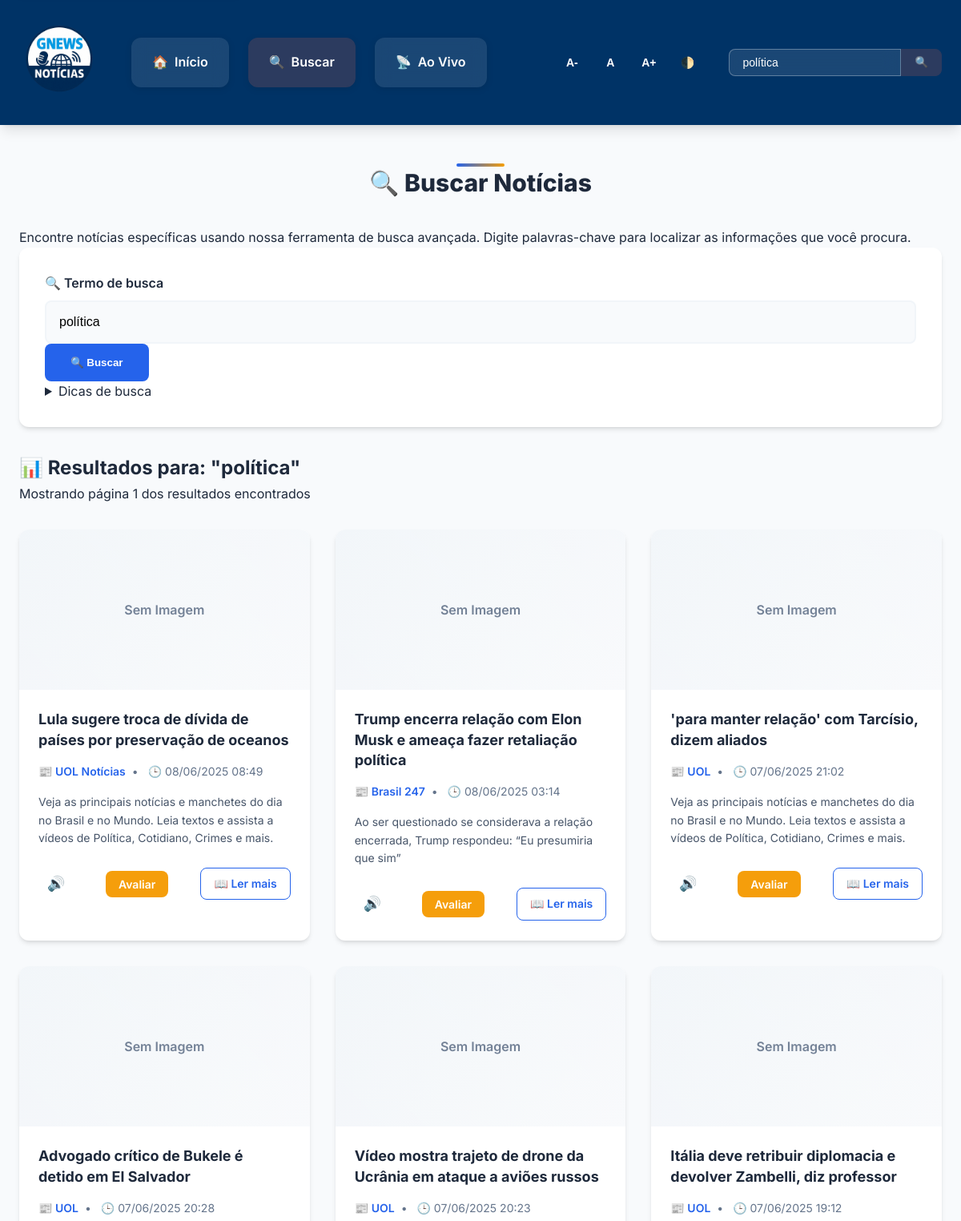
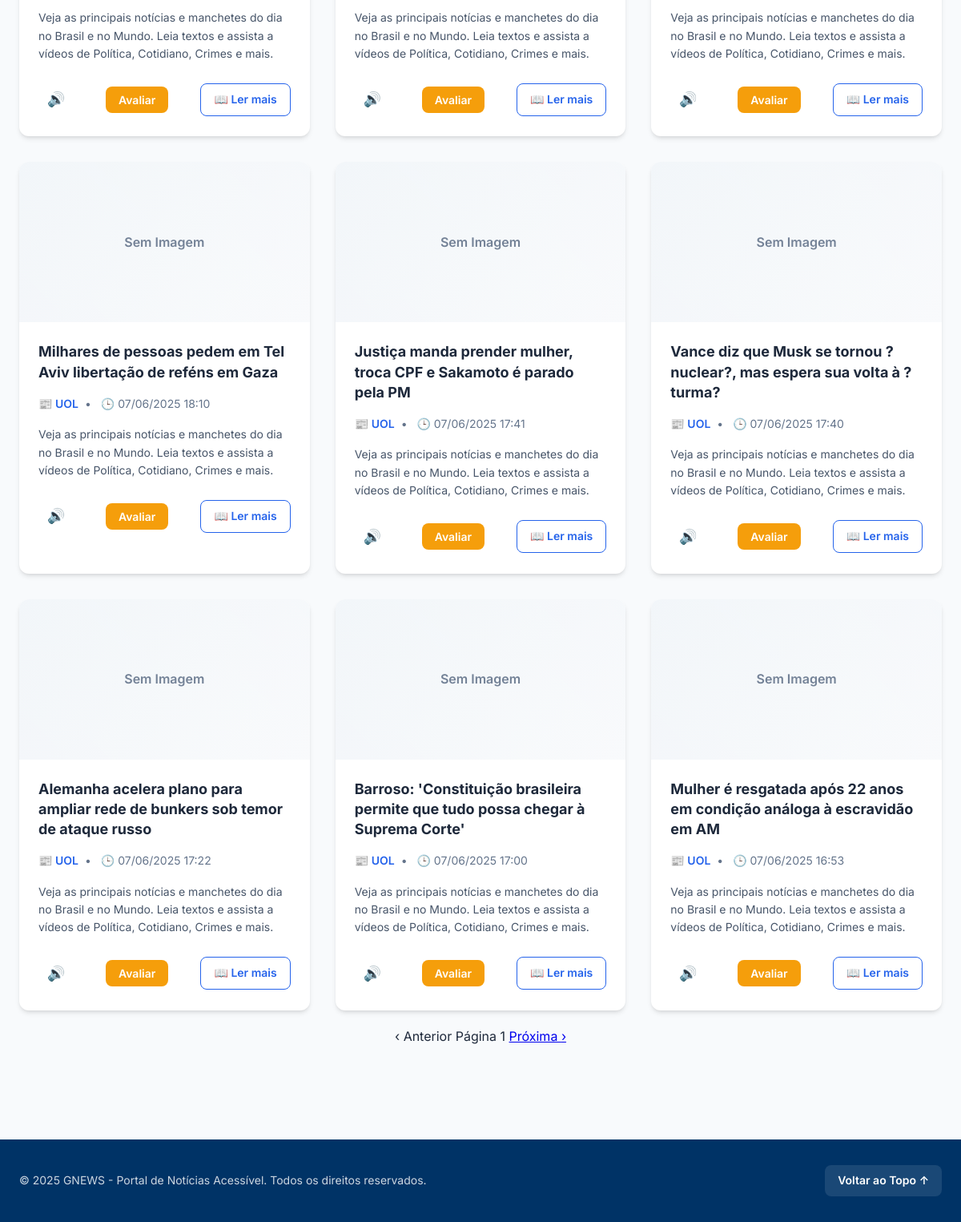
The app's page /search.php?q=política with its own data (2 pictures, top to bottom).
### tables this page shows
CREATE TABLE `noticias` (
  `id` int(11) NOT NULL,
  `title` varchar(255) NOT NULL,
  `description` text DEFAULT NULL,
  `content` text DEFAULT NULL,
  `url` varchar(255) DEFAULT NULL,
  `image_url` varchar(255) DEFAULT NULL,
  `published_at` datetime DEFAULT NULL,
  `source_name` varchar(100) DEFAULT NULL,
  `source_url` varchar(255) DEFAULT NULL,
  `fetched_at` timestamp NOT NULL DEFAULT current_timestamp(),
  `lang` varchar(10) DEFAULT 'pt',
  `MEDIA_NOTICIA` decimal(3,1) DEFAULT 0.0
);

### includes/functions.php (called while the page is built, shortened)
<?php
function getNewsFromDB(mysqli $conn, int $limit = 10, int $offset = 0, string $searchTerm = null, string $lang = 'pt') {
    $noticias = [];
    $actual_params = [];
    $types_string = "";
    $sql = "SELECT id, title, description, url, image_url, published_at, source_name FROM noticias WHERE lang = ?";
    $types_string .= "s";
    $actual_params[] = $lang;
    if ($searchTerm !== null && trim($searchTerm) !== '') {
        $searchTermLike = "%" . trim($searchTerm) . "%";
        $sql .= " AND (title LIKE ? OR description LIKE ?)";
        $types_string .= "ss";
        $actual_params[] = $searchTermLike;
        $actual_params[] = $searchTermLike;
    }
    $sql .= " ORDER BY published_at DESC LIMIT ? OFFSET ?";
    $types_string .= "ii";
    $actual_params[] = $limit;
    $actual_params[] = $offset;
    $stmt = $conn->prepare($sql);
    if (!empty($types_string) && count($actual_params) > 0) {
        $stmt->bind_param($types_string, ...$actual_params);
    }
    if(!$stmt->execute()){
        error_log("Erro ao executar select de notícias: " . $stmt->error);
        $stmt->close();
        return $noticias;
    }
    $result = $stmt->get_result();
    if ($result) {
        while ($row = $result->fetch_assoc()) {
            $noticias[] = $row;
        }
    } else {
        error_log("Erro ao obter resultado do select de notícias: " . $stmt->error);
    }
    return $noticias;
}
function formatDate(string $dateString): string {
    try {
        $date = new DateTime($dateString, new DateTimeZone('UTC'));
        $date->setTimezone(new DateTimeZone('America/Sao_Paulo'));
        return $date->format('d/m/Y H:i');
    } catch (Exception $e) {
        error_log("Erro ao formatar data: " . $e->getMessage() . " - Data original: " . $dateString);
        return $dateString;
    }
}

### search.php (the view, shortened to what this page needs)
<?php
require_once __DIR__ . '/includes/header.php';
?>
<div class="container">
    <section class="page-header" aria-labelledby="page-heading">
        <h1 id="page-heading" class="page-title">
            <span class="page-icon" aria-hidden="true">🔍</span>
            Buscar Notícias
        </h1>
        <p class="page-description">
            Encontre notícias específicas usando nossa ferramenta de busca avançada. Digite palavras-chave para localizar as informações que você procura.
        </p>
    </section>
    <section class="search-section" aria-labelledby="search-heading">
        <form action="search.php" method="get" class="search-form" role="search">
            <div class="search-form-container">
                <div class="search-input-group">
                    <label for="search-input" class="search-label">
                        <span class="search-icon" aria-hidden="true">🔍</span>
                        Termo de busca
                    </label>
                    <input
                        type="search"
                        id="search-input"
                        name="q"
                        value="<?php echo isset($_GET['q']) ? htmlspecialchars($_GET['q'], ENT_QUOTES, 'UTF-8') : ''; ?>"
                        placeholder="Ex: tecnologia, saúde, política..."
                        aria-label="Digite o termo para buscar notícias"
                        autocomplete="off"
                        spellcheck="false"
                        maxlength="100"
                        required
                    >
                    <button type="submit" class="search-button" aria-label="Executar busca">
                        <span aria-hidden="true">🔍</span>
                        Buscar
                    </button>
                </div>
                <div class="search-tips">
                    <details class="search-help">
                        <summary>Dicas de busca</summary>
                    </details>
                </div>
            </div>
        </form>
    </section>
    <?php
    $term = isset($_GET['q']) ? trim($_GET['q']) : '';
    $page = isset($_GET['page']) ? max(1, (int)$_GET['page']) : 1;
    $limit = 12;
    $offset = ($page - 1) * $limit;
    if ($term !== ''):
    ?>
        <section class="results-section" aria-labelledby="results-heading">
            <h2 id="results-heading" class="results-title">
                <span class="results-icon" aria-hidden="true">📊</span>
                Resultados para: "<span class="search-term"><?= htmlspecialchars($term, ENT_QUOTES, 'UTF-8') ?></span>"
            </h2>
            <?php
            $results = getNewsFromDB($conn, $limit, $offset, $term, 'pt', 2);
            if (!empty($results)):
            ?>
                <div class="results-meta">
                    <p class="results-count">
                        Mostrando página <?= $page ?> dos resultados encontrados
                    </p>
                </div>
                <div class="news-grid">
                    <?php foreach ($results as $index => $news):
                        $id = $news['id'];
                        $title = htmlspecialchars($news['title'], ENT_QUOTES, 'UTF-8');
                        $url = htmlspecialchars($news['url'], ENT_QUOTES, 'UTF-8');
                        $img = htmlspecialchars($news['image_url'] ?? '', ENT_QUOTES, 'UTF-8');
                        $source = htmlspecialchars($news['source_name'] ?? 'Fonte desconhecida', ENT_QUOTES, 'UTF-8');
                        $pubIso = $news['published_at'];
                        $pub = $pubIso ? formatDate($pubIso) : 'Data indisponível';
                        $desc = htmlspecialchars(strip_tags($news['description']), ENT_QUOTES, 'UTF-8');
                        $readText = addslashes(strip_tags($news['title'] . ' — ' . $news['description']));
                    ?>
                    <article class="news-item" aria-labelledby="search-title-<?= $id ?>" style="animation-delay: <?= $index * 0.1 ?>s;">
                        <div class="news-item-inner">
                            <?php if ($img): ?>
                                <div class="news-image-container">
                                </div>
                            <?php else: ?>
                                <div class="placeholder-image" role="img" aria-label="Imagem não disponível">
                                    <span>Sem Imagem</span>
                                </div>
                            <?php endif; ?>
                            <div class="news-content">
                                <h3 id="search-title-<?= $id ?>" class="news-title">
                                    <a href="<?= $url ?>" target="_blank" rel="noopener noreferrer">
                                        <?= $title ?>
                                    </a>
                                </h3>
                                <div class="news-meta">
                                    <span class="source">
                                        <span class="source-icon" aria-hidden="true">📰</span>
                                        <?= $source ?>
                                    </span>
                                    <time datetime="<?= htmlspecialchars($pubIso, ENT_QUOTES) ?>" class="publish-time">
                                        <span class="time-icon" aria-hidden="true">🕒</span>
                                        <?= $pub ?>
                                    </time>
                                </div>
                                <p class="news-description"><?= $desc ?></p>
                                <div class="card-actions">
                                    <button
                                        class="btn-read"
                                        type="button"
                                        data-text="<?= $readText ?>"
                                        aria-label="Ouvir notícia"
                                        title="Ouvir esta notícia"
                                    >
                                        <span aria-hidden="true">🔊</span>
                                    </button>
                                    <form action="feedback.php" method="post">
                                        <input type="submit" value="Avaliar">
                                    </form>
                                    <a
                                        href="<?= $url ?>"
                                        target="_blank"
                                        rel="noopener noreferrer"
                                        class="btn-link"
                                        aria-label="Ler notícia completa em nova aba"
                                    >
                                        <span aria-hidden="true">📖</span>
                                        Ler mais
                                    </a>
                                </div>
                            </div>
                        </div>
                    </article>
                    <?php endforeach; ?>
                </div>
                <nav class="pagination" aria-label="Navegação de páginas dos resultados" style="margin: 20px; text-align: center;">
                    <?php
                    $prev = $page > 1 ? $page - 1 : null;
                    $next = count($results) === $limit ? $page + 1 : null;
                    ?>
                    <?php if ($prev): ?>
                        <a href="search.php?q=<?= urlencode($term) ?>&page=<?= $prev ?>"
                           class="pagination-btn pagination-prev"
                           aria-label="Ir para a página anterior">
                            <span aria-hidden="true">‹</span>
                            Anterior
                        </a>
                    <?php else: ?>
                        <span class="pagination-btn pagination-prev disabled" aria-disabled="true">
                            <span aria-hidden="true">‹</span>
                            Anterior
                        </span>
                    <?php endif; ?>
                    <span class="pagination-current" aria-current="page">
                        Página <?= $page ?>
                    </span>
                    <?php if ($next): ?>
                        <a href="search.php?q=<?= urlencode($term) ?>&page=<?= $next ?>"
                           class="pagination-btn pagination-next"
                           aria-label="Ir para a próxima página">
                            Próxima
                            <span aria-hidden="true">›</span>
                        </a>
                    <?php endif; ?>
                </nav>
            <?php endif; ?>
        </section>
    <?php endif; ?>
</div>
<?php require_once __DIR__ . '/includes/footer.php'; ?>

### includes/header.php (shortened to what this page needs)
<?php
require_once 'db_config.php';
require_once 'includes/functions.php';
?>
<!DOCTYPE html>
<html lang="pt-BR">
<head>
    <link rel="stylesheet" href="style.css">
</head>
<body class="keyboard-navigation">
    <header class="site-header" role="banner">
        <div class="container">
            <div class="logo">
                <a href="index.php" aria-label="Ir para a página inicial do GNEWS">
                    <img src="assets/images/logo.png" alt="Logo GNEWS" class="site-logo">
                </a>
            </div>
            <nav id="main-navigation" class="main-navigation" role="navigation" aria-label="Navegação principal">
                <ul>
                    <li>
                        <a href="index.php"
                           <?php echo (basename($_SERVER['PHP_SELF']) == 'index.php') ? 'aria-current="page"' : ''; ?>>
                            <span aria-hidden="true">🏠</span>
                            Início
                        </a>
                    </li>
                    <li>
                        <a href="search.php"
                           <?php echo (basename($_SERVER['PHP_SELF']) == 'search.php') ? 'aria-current="page"' : ''; ?>>
                            <span aria-hidden="true">🔍</span>
                            Buscar
                        </a>
                    </li>
                    <li>
                        <a href="noticias_ao_vivo.php"
                           <?php echo (basename($_SERVER['PHP_SELF']) == 'noticias_ao_vivo.php') ? 'aria-current="page"' : ''; ?>>
                            <span aria-hidden="true">📡</span>
                            Ao Vivo
                        </a>
                    </li>
                </ul>
            </nav>
            <div class="accessibility-controls" role="group" aria-label="Controles de acessibilidade">
                <button
                    id="decrease-font"
                    type="button"
                    aria-label="Diminuir tamanho da fonte"
                    title="Diminuir tamanho da fonte"
                    class="accessibility-btn"
                >
                    A-
                </button>
                <button
                    id="reset-font"
                    type="button"
                    aria-label="Restaurar tamanho padrão da fonte"
                    title="Restaurar tamanho padrão da fonte"
                    class="accessibility-btn"
                >
                    A
                </button>
                <button
                    id="increase-font"
                    type="button"
                    aria-label="Aumentar tamanho da fonte"
                    title="Aumentar tamanho da fonte"
                    class="accessibility-btn"
                >
                    A+
                </button>
                <button
                    id="toggle-contrast"
                    type="button"
                    aria-label="Alternar modo de alto contraste"
                    title="Alternar modo de alto contraste"
                    aria-pressed="false"
                    class="accessibility-btn"
                >
                    <span aria-hidden="true">🌓</span>
                </button>
            </div>
            <div class="search-container-header">
                <form id="search-form" action="search.php" method="get" role="search" aria-label="Busca de notícias">
                    <input
                        type="search"
                        id="search-input-header"
                        name="q"
                        placeholder="Buscar notícias..."
                        value="<?php echo isset($_GET['q']) ? htmlspecialchars($_GET['q'], ENT_QUOTES, 'UTF-8') : ''; ?>"
                        aria-label="Campo de busca de notícias"
                        autocomplete="off"
                        spellcheck="false"
                        maxlength="100"
                    >
                    <button
                        type="submit"
                        aria-label="Executar busca"
                        title="Executar busca"
                    >
                        <span aria-hidden="true">🔍</span>
                    </button>
                </form>
            </div>
        </div>
    </header>
    <main id="main-content" role="main" tabindex="-1">

### includes/footer.php (shortened to what this page needs)
    </main>
    <footer class="site-footer" role="contentinfo">
        <div class="container">
            <div class="footer-bottom">
                <p>&copy; <?php echo date("Y"); ?> GNEWS - Portal de Notícias Acessível. Todos os direitos reservados.</p>
                <a href="#top" class="back-to-top" aria-label="Voltar ao topo da página">Voltar ao Topo &uarr;</a>
            </div>
        </div>
    </footer>
</body>
</html>

### records on screen
noticias: title "Lula sugere troca de dívida de países por preservação de oceanos", source_name "UOL Notícias", published_at "08/06/2025 08:49", description "Veja as principais notícias e manchetes do dia no Brasil e no Mundo. Leia textos e assista a vídeos de Política, Cotidiano, Crimes e mais."
noticias: title "Trump encerra relação com Elon Musk e ameaça fazer retaliação política", source_name "Brasil 247", published_at "08/06/2025 03:14", description "Ao ser questionado se considerava a relação encerrada, Trump respondeu: “Eu presumiria que sim”"
noticias: title "'para manter relação' com Tarcísio, dizem aliados", source_name "UOL", published_at "07/06/2025 21:02", description "Veja as principais notícias e manchetes do dia no Brasil e no Mundo. Leia textos e assista a vídeos de Política, Cotidiano, Crimes e mais."
noticias: title "Advogado crítico de Bukele é detido em El Salvador", source_name "UOL", published_at "07/06/2025 20:28", description "Veja as principais notícias e manchetes do dia no Brasil e no Mundo. Leia textos e assista a vídeos de Política, Cotidiano, Crimes e mais."
noticias: title "Vídeo mostra trajeto de drone da Ucrânia em ataque a aviões russos", source_name "UOL", published_at "07/06/2025 20:23", description "Veja as principais notícias e manchetes do dia no Brasil e no Mundo. Leia textos e assista a vídeos de Política, Cotidiano, Crimes e mais."
noticias: title "Itália deve retribuir diplomacia e devolver Zambelli, diz professor", source_name "UOL", published_at "07/06/2025 19:12", description "Veja as principais notícias e manchetes do dia no Brasil e no Mundo. Leia textos e assista a vídeos de Política, Cotidiano, Crimes e mais."
noticias: title "Milhares de pessoas pedem em Tel Aviv libertação de reféns em Gaza", source_name "UOL", published_at "07/06/2025 18:10", description "Veja as principais notícias e manchetes do dia no Brasil e no Mundo. Leia textos e assista a vídeos de Política, Cotidiano, Crimes e mais."
noticias: title "Justiça manda prender mulher, troca CPF e Sakamoto é parado pela PM", source_name "UOL", published_at "07/06/2025 17:41", description "Veja as principais notícias e manchetes do dia no Brasil e no Mundo. Leia textos e assista a vídeos de Política, Cotidiano, Crimes e mais."
noticias: title "Vance diz que Musk se tornou ?nuclear?, mas espera sua volta à ?turma?", source_name "UOL", published_at "07/06/2025 17:40", description "Veja as principais notícias e manchetes do dia no Brasil e no Mundo. Leia textos e assista a vídeos de Política, Cotidiano, Crimes e mais."
noticias: title "Alemanha acelera plano para ampliar rede de bunkers sob temor de ataque russo", source_name "UOL", published_at "07/06/2025 17:22", description "Veja as principais notícias e manchetes do dia no Brasil e no Mundo. Leia textos e assista a vídeos de Política, Cotidiano, Crimes e mais."
noticias: title "Barroso: 'Constituição brasileira permite que tudo possa chegar à Suprema Corte'", source_name "UOL", published_at "07/06/2025 17:00", description "Veja as principais notícias e manchetes do dia no Brasil e no Mundo. Leia textos e assista a vídeos de Política, Cotidiano, Crimes e mais."
noticias: title "Mulher é resgatada após 22 anos em condição análoga à escravidão em AM", source_name "UOL", published_at "07/06/2025 16:53", description "Veja as principais notícias e manchetes do dia no Brasil e no Mundo. Leia textos e assista a vídeos de Política, Cotidiano, Crimes e mais."

### other values on screen
$term "política"
$page "1"
